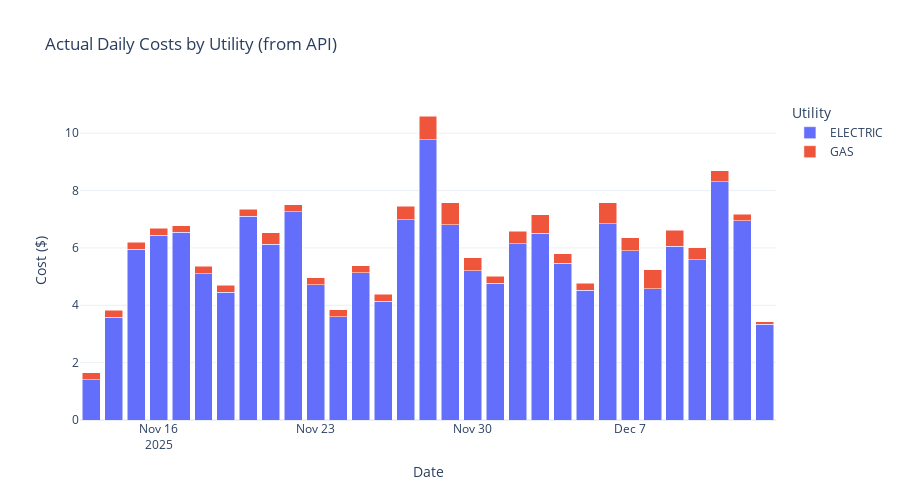

Source (notebook cell):
### Markdown cell above
## 8. Actual Costs from API Data

Now using the actual cost data provided by the utility API.

### Code cell
# Load actual cost data from API
cost_df = storage.read_usage_data(data_type="COST")

print(f"Loaded {len(cost_df):,} cost records")

# Aggregate to daily costs
daily_cost_df = (
    cost_df.groupby([pd.Grouper(key="datetime_utc", freq="D"), "utility_type"])
    .agg(
        {
            "usage_value": "sum"  # usage_value contains dollar amounts for COST data
        }
    )
    .reset_index()
)
daily_cost_df.rename(columns={"usage_value": "cost"}, inplace=True)

# Daily costs by utility
fig = px.bar(
    daily_cost_df,
    x="datetime_utc",
    y="cost",
    color="utility_type",
    title="Actual Daily Costs by Utility (from API)",
    labels={"datetime_utc": "Date", "cost": "Cost ($)", "utility_type": "Utility"},
    template="plotly_white",
)

fig.update_layout(height=500, barmode="stack")
fig.show()

# Summary
print("\n=== Cost Summary ===")
total_cost = 0
for utility in daily_cost_df["utility_type"].unique():
    utility_cost = daily_cost_df[daily_cost_df["utility_type"] == utility]
    daily_avg = utility_cost["cost"].mean()
    total = utility_cost["cost"].sum()
    total_cost += total

    print(f"\n{utility}:")
    print(f"  Total: ${total:.2f}")
    print(f"  Daily Average: ${daily_avg:.2f}")
    print(f"  Projected Monthly: ${daily_avg * 30:.2f}")

print(f"\n{'=' * 40}")
print(f"TOTAL ACTUAL COST: ${total_cost:.2f}")
num_days = len(daily_cost_df["datetime_utc"].unique())
print(f"PROJECTED MONTHLY: ${(total_cost / num_days) * 30:.2f}")
print(f"(Based on {num_days} days of data)")

### Figure 1 — Plotly figure (JSON) as saved in the notebook; plotly's stock layout.template omitted (floating-point values rounded to 4 significant figures)
{"data": [{"hovertemplate": "Utility=ELECTRIC<br>Date=%{x}<br>Cost ($)=%{y}<extra></extra>", "legendgroup": "ELECTRIC", "marker": {"color": "#636efa", "pattern": {"shape": ""}}, "name": "ELECTRIC", "orientation": "v", "showlegend": true, "textposition": "auto", "type": "bar", "x": ["2025-11-13T00:00:00.000000", "2025-11-14T00:00:00.000000", "2025-11-15T00:00:00.000000", "2025-11-16T00:00:00.000000", "2025-11-17T00:00:00.000000", "2025-11-18T00:00:00.000000", "2025-11-19T00:00:00.000000", "2025-11-20T00:00:00.000000", "2025-11-21T00:00:00.000000", "2025-11-22T00:00:00.000000", "2025-11-23T00:00:00.000000", "2025-11-24T00:00:00.000000", "2025-11-25T00:00:00.000000", "2025-11-26T00:00:00.000000", "2025-11-27T00:00:00.000000", "2025-11-28T00:00:00.000000", "2025-11-29T00:00:00.000000", "2025-11-30T00:00:00.000000", "2025-12-01T00:00:00.000000", "2025-12-02T00:00:00.000000", "2025-12-03T00:00:00.000000", "2025-12-04T00:00:00.000000", "2025-12-05T00:00:00.000000", "2025-12-06T00:00:00.000000", "2025-12-07T00:00:00.000000", "2025-12-08T00:00:00.000000", "2025-12-09T00:00:00.000000", "2025-12-10T00:00:00.000000", "2025-12-11T00:00:00.000000", "2025-12-12T00:00:00.000000", "2025-12-13T00:00:00.000000"], "xaxis": "x", "y": [1.41, 3.58, 5.96, 6.45, 6.54, 5.1, 4.46, 7.11, 6.13, 7.27, 4.72, 3.6, 5.13, 4.14, 6.98, 9.78, 6.8, 5.21, 4.77, 6.15, 6.51, 5.46, 4.53, 6.84, 5.9, 4.57, 6.06, 5.59, 8.3, 6.94, 3.34], "yaxis": "y"}, {"hovertemplate": "Utility=GAS<br>Date=%{x}<br>Cost ($)=%{y}<extra></extra>", "legendgroup": "GAS", "marker": {"color": "#EF553B", "pattern": {"shape": ""}}, "name": "GAS", "orientation": "v", "showlegend": true, "textposition": "auto", "type": "bar", "x": ["2025-11-13T00:00:00.000000", "2025-11-14T00:00:00.000000", "2025-11-15T00:00:00.000000", "2025-11-16T00:00:00.000000", "2025-11-17T00:00:00.000000", "2025-11-18T00:00:00.000000", "2025-11-19T00:00:00.000000", "2025-11-20T00:00:00.000000", "2025-11-21T00:00:00.000000", "2025-11-22T00:00:00.000000", "2025-11-23T00:00:00.000000", "2025-11-24T00:00:00.000000", "2025-11-25T00:00:00.000000", "2025-11-26T00:00:00.000000", "2025-11-27T00:00:00.000000", "2025-11-28T00:00:00.000000", "2025-11-29T00:00:00.000000", "2025-11-30T00:00:00.000000", "2025-12-01T00:00:00.000000", "2025-12-02T00:00:00.000000", "2025-12-03T00:00:00.000000", "2025-12-04T00:00:00.000000", "2025-12-05T00:00:00.000000", "2025-12-06T00:00:00.000000", "2025-12-07T00:00:00.000000", "2025-12-08T00:00:00.000000", "2025-12-09T00:00:00.000000", "2025-12-10T00:00:00.000000", "2025-12-11T00:00:00.000000", "2025-12-12T00:00:00.000000", "2025-12-13T00:00:00.000000"], "xaxis": "x", "y": [0.24, 0.24, 0.24, 0.24, 0.24, 0.26, 0.24, 0.24, 0.4, 0.24, 0.24, 0.24, 0.24, 0.24, 0.47, 0.82, 0.77, 0.44, 0.24, 0.44, 0.65, 0.33, 0.24, 0.73, 0.46, 0.67, 0.55, 0.42, 0.39, 0.24, 0.08], "yaxis": "y"}], "layout": {"barmode": "stack", "height": 500, "legend": {"title": {"text": "Utility"}, "tracegroupgap": 0}, "title": {"text": "Actual Daily Costs by Utility (from API)"}, "xaxis": {"anchor": "y", "domain": [0, 1], "title": {"text": "Date"}}, "yaxis": {"anchor": "x", "domain": [0, 1], "title": {"text": "Cost ($)"}}}}
